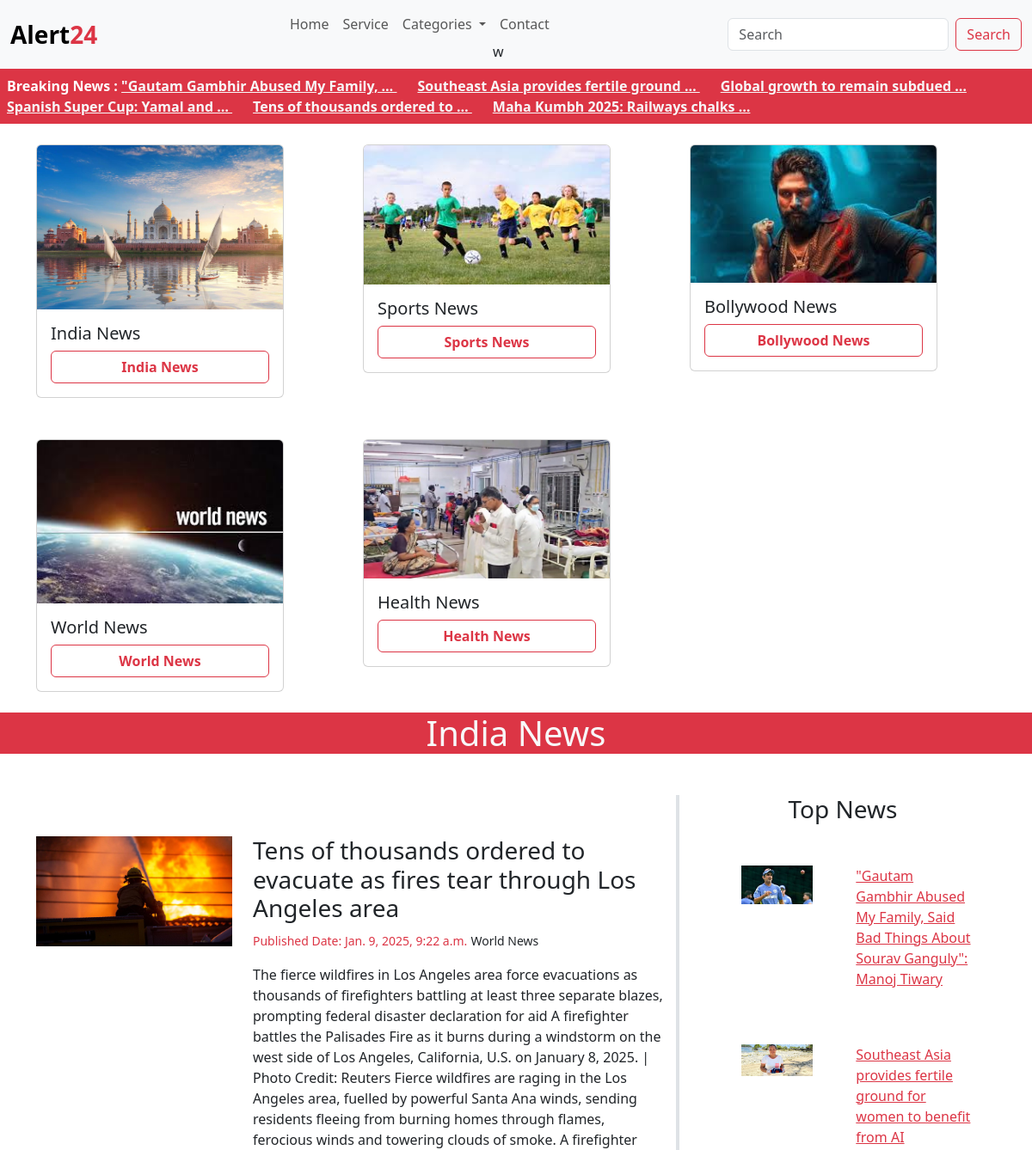
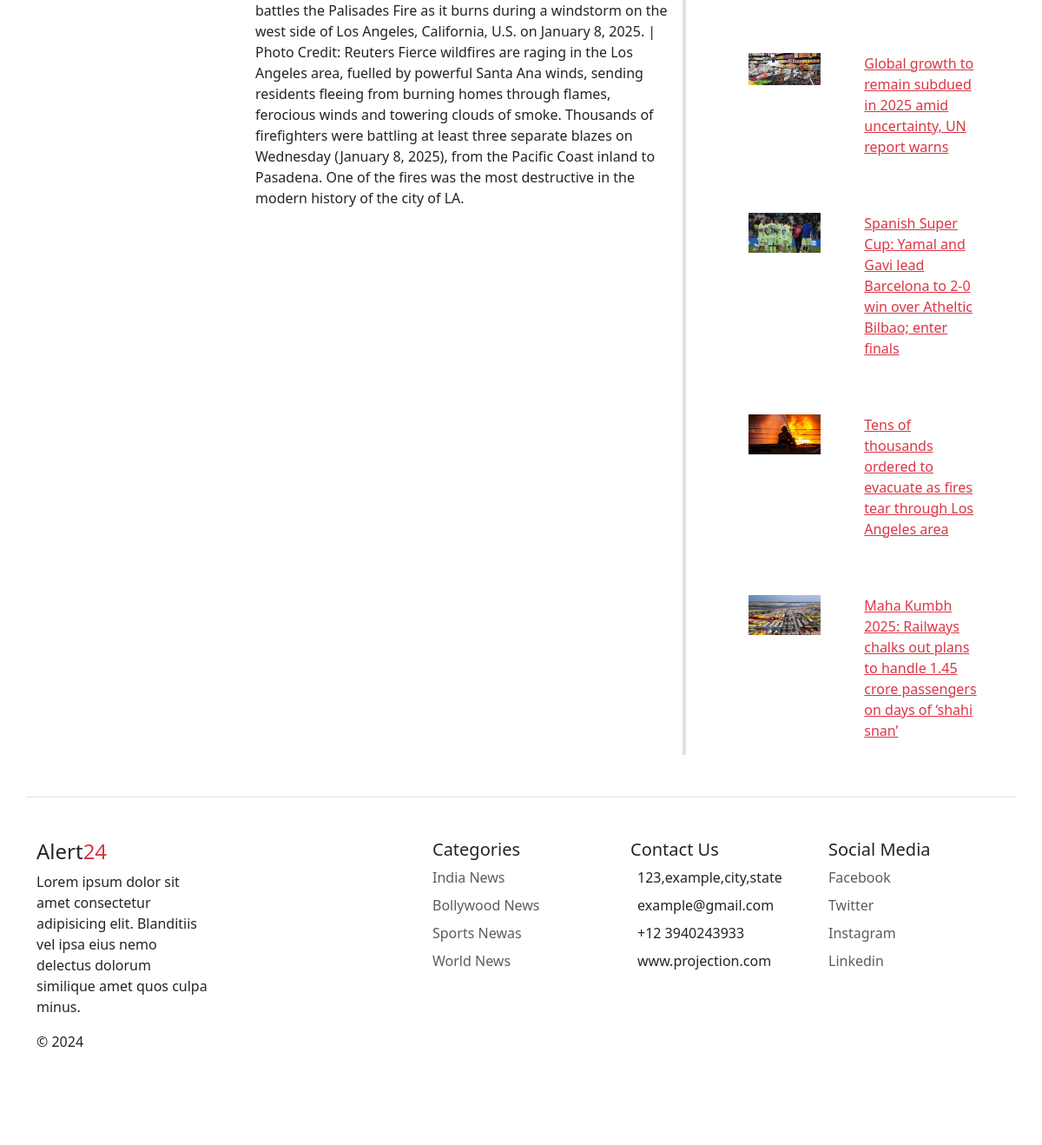
The app's page /dynamic/4 with its own data (2 pictures, top to bottom).
### main/models.py (models this page shows)
class News(models.Model):
    category =models.ForeignKey(Categories, on_delete=models.CASCADE)
    title=models.CharField(max_length=250)
    description=models.TextField()
    image=models.ImageField(upload_to='news/')
    date=models.DateTimeField(auto_now=True)
    class Meta:
        verbose_name_plural='News'

class Categories(models.Model):
    title= models.CharField(max_length=250)
    image= models.ImageField(upload_to='category/')
    class Meta:
        verbose_name_plural='Category'
    def __str__(self):
        return self.title

### alert24/views.py (the view)
# urls.py: path('dynamic/<int:id>',views.dynamic, name='dynamic')
def dynamic(request,id):
    category = Categories.objects.all()
    dynamicNews= News.objects.get(pk = id)
    topNews=News.objects.all().order_by('-id')
    context={
            'categories': category,
            'News': dynamicNews,
            'topNews': topNews
            }
    return render(request,'dynamic.html',context)

### templates/dynamic.html
{% extends "base.html" %}
{% block news %}
<section>
  <div class="page"><h1 class='bg-danger text-center text-light'>India News</h1></div>
  <div class="container">
    <div class="row my-5">
      <div class="col-md-8 border-end border-4">
        <div class="row  my-5">
            <div class="col-md-4">
              <img src="/media/{{ News.image }}" alt="" class='img-fluid'>
            </div>
            <div class="col-md-8">
              <h3>{{News.title}}</h3>
              <small class='text-danger'> Published Date: {{ News.date }}</small>
              <small>{{ News.category }}</small>
              <p class='mt-3'>{{News.description }}</p>
            </div>
          </div>
      </div>
      <div class="col-md-4">
        <h3 class='text-center'>Top News</h3>
      {% for news in  topNews %}
      <a href="" class='link-danger'>
        <div class="row mt-5 ms-5">
          <div class="col-md-4">
            <img src="/media/{{ news.image }}" alt="" class='img-fluid'>
          </div>
          <div class="col-md-6 offset-1">
            <p class=''>{{ news.title  }}</p>
          </div>
        </div>
       </a>
      {% endfor %}
      </div>
    </div>
  </div>
</section>
{% endblock news %}

### templates/base.html (shortened to what this page needs)
<!DOCTYPE html>
<html lang="en">
<head>
    <link href="https://cdn.jsdelivr.net/npm/bootstrap@5.3.3/dist/css/bootstrap.min.css" rel="stylesheet">
    <link rel="stylesheet" href="static/css/style.css">
</head>
<body>
    <nav class="navbar navbar-expand-lg bg-body-tertiary">
        <div class="container-fluid">
          <a class="navbar-brand fw-bold fs-3" href="{% url 'home'%}">Alert<span class='text-danger '>24</span></a>
          <div class="collapse navbar-collapse" id="navbarSupportedContent">
            <ul class="navbar-nav m-auto mb-2 mb-lg-0  ">
              <li class="nav-item">
                <a class="nav-link " aria-current="page" href="{% url 'home'%}">Home</a>
              </li>
              <li class="nav-item">
                <a class="nav-link" href="#">Service</a>
              </li>
              <li class="nav-item dropdown">
                <a class="nav-link dropdown-toggle" href="#" role="button" data-bs-toggle="dropdown" aria-expanded="false">
                  Categories
                </a>
              </li>
              <li class="nav-item">
                <a class="nav-link" href="#">Contact</a>w
              </li>
            </ul>
            <form class="d-flex" role="search">
              <input class="form-control me-2" type="search" placeholder="Search" aria-label="Search">
              <button class="btn btn-outline-danger" type="submit" >Search</button>
            </form>
          </div>
        </div>
      </nav>
      <marquee onmouseover='stop()' onmouseleave='start()' class='bg-danger text-white p-2 fw-bold'> Breaking News :
        {% for top in  topNews %}
        <a href="" class='link-light me-4'>
          {{ top.title | truncatewords:5 }}
        </a>
        {% endfor %}
      </marquee>
<section class='categories'>
<div class="container">
  <div class="row">
    {% for category in categories %}
    <div class="col-lg-4 my-4">
      <div class="card text-decoration-none" style="width: 18rem;">
          <img src="/media/{{category.image}}" class="card-img-top" alt="...">
          <div class="card-body">
          <h5 class="card-title">{{category.title}}</h5>
          <a href="
          {% if category.title == 'India News' %}
              {% url 'india' %}
          {% elif category.title == 'World News' %}
              {% url 'world' %}
          {% elif category.title == 'Health News' %}
              {% url 'health' %}
          {% endif %}
          " class="btn btn-outline-danger  w-100 fw-bold">
          {{category.title}}
        </a>
          </div>
      </div>
  </div>
    {% endfor %}
  </div>
</div>
</section>
      {% block news %}{% endblock news %}
     <div class="container">
        <footer class="row row-cols-1 row-cols-sm-2 row-cols-md-5 py-5 my-5 border-top">
          <div class="col mb-3">
            <h4>Alert<span class='text-danger'>24</span></h4>
            <p>Lorem ipsum dolor sit amet consectetur adipisicing elit. Blanditiis vel ipsa eius nemo delectus dolorum similique amet quos culpa minus.</p>
            <p>© 2024</p>
          </div>
          <div class="col mb-3">
          </div>
          <div class="col mb-3">
            <h5>Categories</h5>
            <ul class="nav flex-column">
              <li class="nav-item mb-2"><a href="#" class="nav-link p-0 text-body-secondary">India News</a></li>
              <li class="nav-item mb-2"><a href="#" class="nav-link p-0 text-body-secondary">Bollywood News</a></li>
              <li class="nav-item mb-2"><a href="#" class="nav-link p-0 text-body-secondary">Sports Newas</a></li>
              <li class="nav-item mb-2"><a href="#" class="nav-link p-0 text-body-secondary">World News</a></li>
            </ul>
          </div>
          <div class="col mb-3">
            <h5>Contact Us</h5>
            <p class='m-2'>123,example,city,state</p>
            <p class='m-2'>example@gmail.com</p>
            <p class='m-2'>+12 3940243933</p>
            <p class='m-2'>www.projection.com</p>
          </div>
          <div class="col mb-3">
            <h5>Social Media</h5>
            <ul class="nav flex-column">
              <li class="nav-item mb-2"><a href="#" class="nav-link p-0 text-body-secondary">Facebook</a></li>
              <li class="nav-item mb-2"><a href="#" class="nav-link p-0 text-body-secondary">Twitter</a></li>
              <li class="nav-item mb-2"><a href="#" class="nav-link p-0 text-body-secondary">Instagram</a></li>
              <li class="nav-item mb-2"><a href="#" class="nav-link p-0 text-body-secondary">Linkedin</a></li>
            </ul>
          </div>
        </footer>
      </div>
</body>
</html>

### records on screen
News: title "\"Gautam Gambhir Abused My Family, …", image (picture), title "\"Gautam Gambhir Abused My Family, Said Bad Things About Sourav Ganguly\": Manoj Tiwary"
News: title "Southeast Asia provides fertile ground …", image (picture), title "Southeast Asia provides fertile ground for women to benefit from AI"
News: title "Global growth to remain subdued …", image (picture), title "Global growth to remain subdued in 2025 amid uncertainty, UN report warns"
News: title "Spanish Super Cup: Yamal and …", image (picture), title "Spanish Super Cup: Yamal and Gavi lead Barcelona to 2-0 win over Atheltic Bilbao; enter finals"
News: title "Tens of thousands ordered to …", image (picture), title "Tens of thousands ordered to evacuate as fires tear through Los Angeles area", date "Jan. 9, 2025, 9:22 a.m.", category "World News", description "The fierce wildfires in Los Angeles area force evacuations as thousands of firefighters battling at least three separate blazes, prompting federal disaster declaration for aid A firefighter battles the Palisades Fire as it burns during a windstorm on the west side of Los Angeles, California, U.S. on January 8, 2025. | Photo Credit: Reuters Fierce wildfires are raging in the Los Angeles area, fuelled by powerful Santa Ana winds, sending residents fleeing from burning homes through flames, ferocious winds and towering clouds of smoke. A firefighter battles the Palisades Fire as it burns during a windstorm on the west side of Los Angeles, California, U.S. on January 8, 2025. | Photo Credit:…"
News: title "Maha Kumbh 2025: Railways chalks …", image (picture), title "Maha Kumbh 2025: Railways chalks out plans to handle 1.45 crore passengers on days of ‘shahi snan’"
Categories: image (picture), title "India News"
Categories: image (picture), title "Sports News"
Categories: image (picture), title "Bollywood News"
Categories: image (picture), title "World News"
Categories: image (picture), title "Health News"
